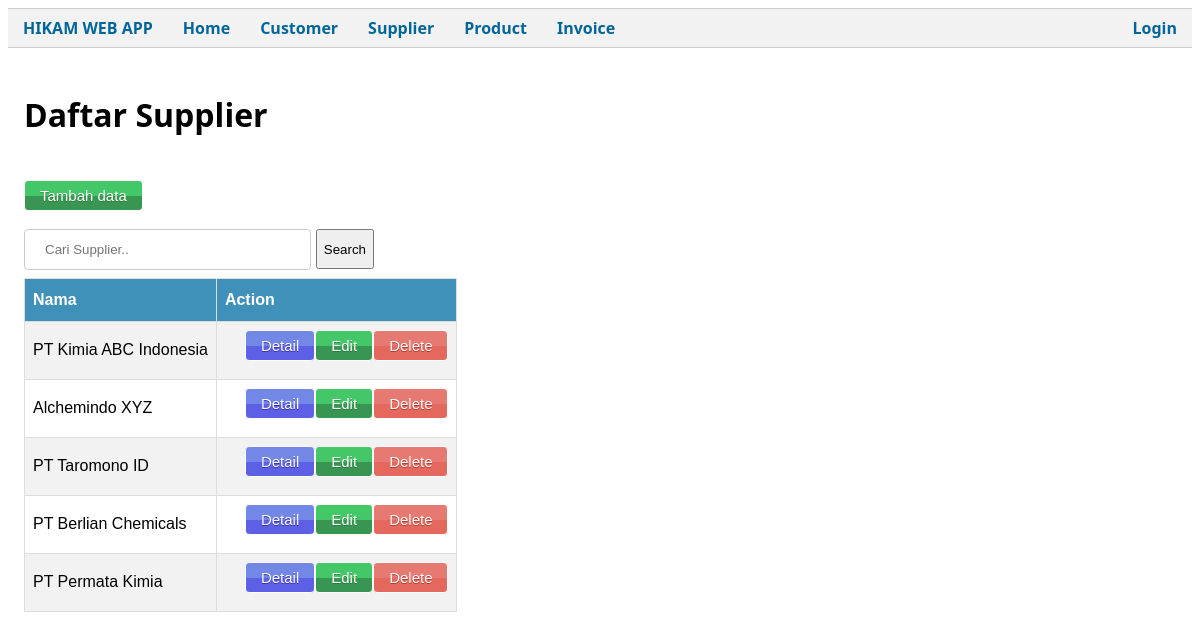
The app's page /public/Supplier with its own data.
### tables this page shows
CREATE TABLE `supplier` (
  `supplier_id` int(11) NOT NULL,
  `supplier_name` varchar(255) NOT NULL,
  `sales_name` varchar(255) NOT NULL,
  `norek1` varchar(255) NOT NULL,
  `norek2` varchar(255) NOT NULL,
  `alamat1` varchar(255) NOT NULL,
  `alamat2` varchar(255) NOT NULL,
  `no_telp1` varchar(255) NOT NULL,
  `no_telp2` varchar(255) NOT NULL,
  `email` varchar(255) NOT NULL
);

### app/core/Controller.php (called while the page is built, shortened)
<?php
class Controller
{
    public function view($view, $data = [])
    {
        require_once('../app/views/' . $view . '.php');
    }
    public function model($model)
    {
        return new $model;
    }
}

### app/controllers/Supplier.php (called while the page is built, shortened)
<?php
class Supplier extends Controller
{
    public function index()
    {
        $data['judul'] = "Daftar Supplier";
        $data['sup'] = $this->model('Supplier_model')->getAllSupplier();
        $this->view('supplier/index', $data);
    }
}

### app/core/App.php (called while the page is built, shortened)
<?php
class App
{
    protected $method = 'index';
    protected $params = [];
    public function __construct()
    {
        $this->controller = new $this->controller;
        call_user_func_array([$this->controller, $this->method], $this->params);
    }
}

### public/index.php (called while the page is built, shortened)
<?php
$app = new App;

### app/core/Database.php (called while the page is built, shortened)
<?php
class Database
{
    private $host = DB_HOST;
    private $db_name = DB_NAME;
    private $user = DB_USER;
    private $pass = DB_PASS;
    private $dbh;
    private $stmt;
    public function __construct()
    {
        $dsn =  'mysql:host=' . $this->host . ';dbname=' . $this->db_name;
        $option = [
            PDO::ATTR_PERSISTENT => true,
            PDO::ATTR_ERRMODE => PDO::ERRMODE_EXCEPTION
        ];
        try {
            $this->dbh = new PDO($dsn, $this->user, $this->pass, $option);
        } catch (PDOException $e) {
            die($e->getMessage());
        }
    }
    public function query($query)
    {
        $this->stmt = $this->dbh->prepare($query);
    }
    public function execute()
    {
        $this->stmt->execute();
    }
    public function resultSet()
    {
        $this->execute();
        return $this->stmt->fetchAll(PDO::FETCH_ASSOC);
    }
}

### app/models/Supplier_model.php (called while the page is built, shortened)
<?php
class Supplier_model
{
    private $table = "supplier";
    private $db;
    public function __construct()
    {
        $this->db = new Database;
    }
    public function getAllSupplier()
    {
        $this->db->query('SELECT * FROM ' . $this->table);
        return $this->db->resultSet();
    }
}

### app/views/supplier/index.php (the view, shortened to what this page needs)
<div class="container">
    <div>
        <br>
        <h1>Daftar Supplier</h1>
        <br>
        <a class="editButton" href="<?= BASEURL; ?>/Supplier/addPage">Tambah data </a>
        <form action="<?= BASEURL; ?>/Supplier/cari" style="max-width:350px;display:flex;justify-content:center;align-items:center;" method="post">
            <input type="text" placeholder="Cari Supplier.." name="keyword" id="keyword" autocomplete="off">
            <button type="submit" style="max-width:100px;height:40px;margin-left:5px" id="tombolCari">Search</button>
        </form>
        <table id="tabledetail">
            <tr>
                <th>Nama</th>
                <th>Action</th>
            </tr>
            <?php foreach ($data['sup'] as $sup) : ?>
                <tr>
                    <td>
                        <?= $sup['supplier_name']; ?>
                    <td>
                        <a href="<?= BASEURL; ?>/Supplier/hapus/<?= $sup['supplier_id']; ?>" class="redButton" style="float:right" onclick="return confirm('Anda yakin akan hapus data ini?')">Delete</a>
                        <a href="<?= BASEURL; ?>/Supplier/editPage/<?= $sup['supplier_id']; ?>" class="editButton" style="float:right">Edit</a>
                        <a href="<?= BASEURL; ?>/Supplier/detail/<?= $sup['supplier_id']; ?>" class="detailButton" style="float:right">Detail</a>
                    </td>
                </tr>
            <?php endforeach; ?>
        </table>
    </div>

### public/css/style.css (style rules this page uses)
body { font-family: "Segoe UI", Tahoma, Geneva, Verdana, sans-serif; background-color: #fff; }
.container { padding: 2px 16px; content: ""; display: table; clear: both; }
#tabledetail { font-family: Arial, Helvetica, sans-serif; border-collapse: collapse; width: 100%; }
#tabledetail td, #tabledetail th { border: 1px solid #ddd; padding: 8px; }
#tabledetail tr:nth-child(even) { background-color: #f2f2f2; }
#tabledetail th { padding-top: 12px; padding-bottom: 12px; text-align: left; background-color: rgb(64, 145, 185); color: white; }
.detailButton { margin-left: 20px; box-shadow: inset 0px 39px 0px -24px #7388e6; background-color: #5d5fe4; border-radius: 4px; border: 1px solid #ffffff; display: inline-block; cursor: pointer; color: #ffffff; font-family: Arial; font-size: 15px; padding: 6px 15px; text-decoration: none; text-shadow: 0px 1px 0px #3735b2; }
.redButton { box-shadow: inset 0px 39px 0px -24px #e67a73; background-color: #e4685d; border-radius: 4px; border: 1px solid #ffffff; display: inline-block; cursor: pointer; color: #ffffff; font-family: Arial; font-size: 15px; padding: 6px 15px; text-decoration: none; text-shadow: 0px 1px 0px #b23e35; }
.editButton { margin-bottom: 10px; box-shadow: inset 0px 39px 0px -24px #44c767; background-color: #399652; border-radius: 4px; border: 1px solid #ffffff; display: inline-block; cursor: pointer; color: #ffffff; font-family: Arial; font-size: 15px; padding: 6px 15px; text-decoration: none; text-shadow: 0px 1px 0px #2d7e42; }
input[type="text"], select { width: 100%; padding: 12px 20px; margin: 8px 0; display: inline-block; border: 1px solid #ccc; border-radius: 4px; box-sizing: border-box; }

### records on screen
supplier: supplier_name "PT Kimia ABC Indonesia"
supplier: supplier_name "Alchemindo XYZ"
supplier: supplier_name "PT Taromono ID"
supplier: supplier_name "PT Berlian Chemicals"
supplier: supplier_name "PT Permata Kimia"
